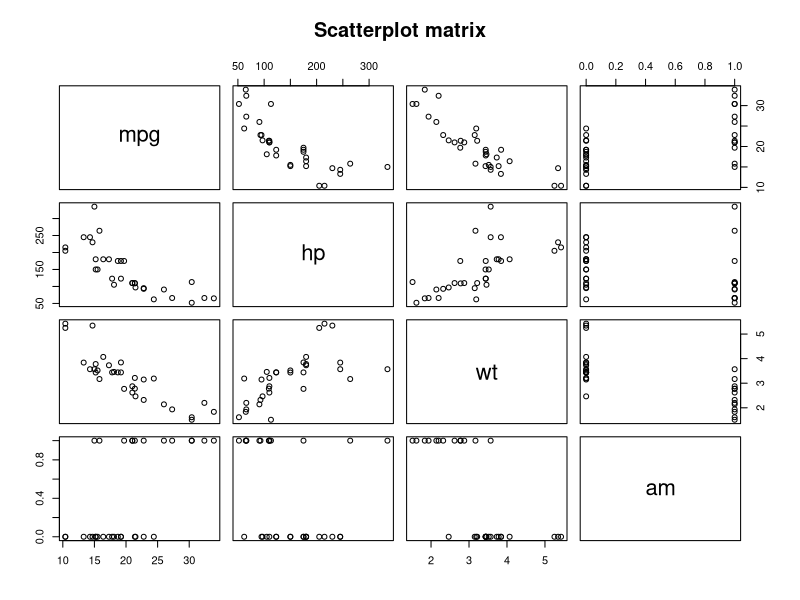

Reproduce this figure in R.
### Este es un código ejemplo de clase

# 1. Carga del dataset y preparación de las variables

data("mtcars")
head(mtcars)

# Variable objetivo: `am` (0 = automático, 1 = manual)
# Variables predictoras: `mpg` (millas por galón), `hp` (caballos de fuerza), `wt` (peso en miles de libras)

# 2. Análisis inicial de las variables

pairs(mtcars[, c("mpg", "hp", "wt", "am")], main = "Scatterplot matrix")
cor(mtcars[, c("mpg", "hp", "wt")]) # correlación entre variables predictoras

# 3. Definición del modelo logístico

modelo_logistico <- glm(am ~ mpg + hp + wt, data = mtcars, family = binomial) # modelo de regresión logística
summary_modelo <- summary(modelo_logistico)

# 4. Resultados del modelo y análisis

y_pred <- predict(modelo_logistico, type = "response") # probabilidades predichas

# Clasificación de predicciones: convertir probabilidades a clases (umbral 0.5)

umbral <- 0.5
y_pred_class <- ifelse(y_pred > umbral, 1, 0)

# Matriz de confusión
table(Predicted = y_pred_class, Actual = mtcars$am)
